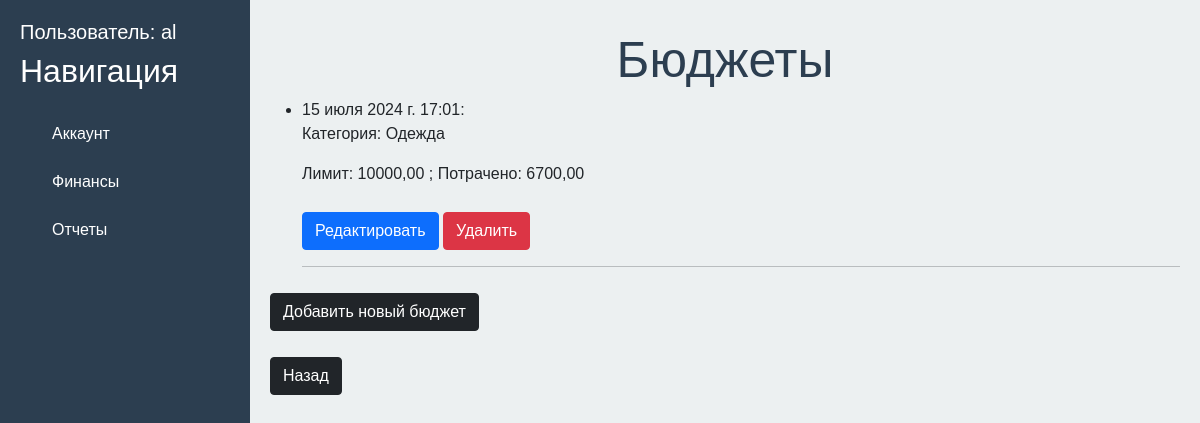
The page /myfinances/budget/ (signed in) on the database as committed earlier.
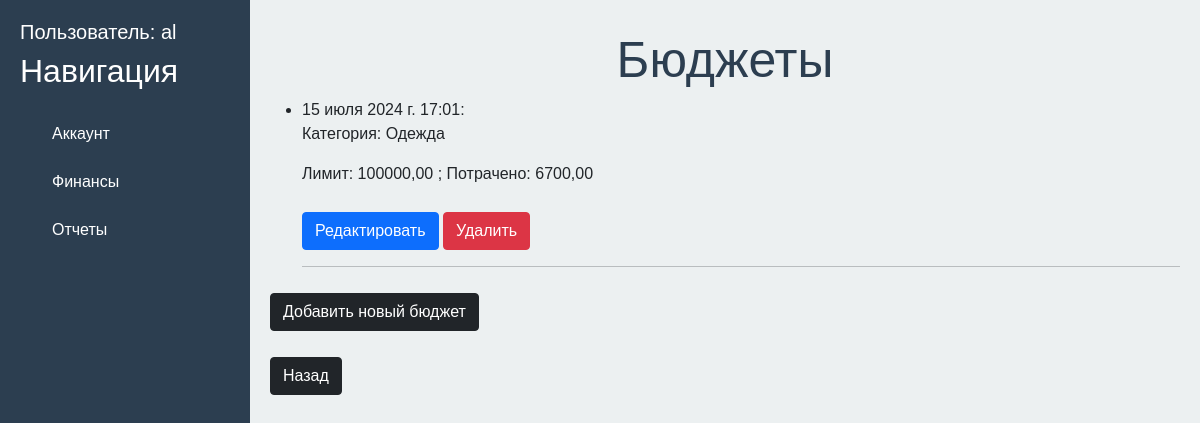
The same page on the database as committed later.
### finances/models.py (models this page shows, shortened)
class Budget(models.Model):
    user = models.ForeignKey(settings.AUTH_USER_MODEL, on_delete = models.CASCADE)
    category = models.CharField(max_length = 100)
    limit =  models.DecimalField(max_digits=10, decimal_places=2, default=0)
    spent =  models.DecimalField(max_digits=10, decimal_places=2, default=0)
    date = models.DateTimeField(default=timezone.now)

### finances/views.py (the view)
# urls.py: path('budget/', views.budget_list, name = 'budget_list'),                                       #Page with list of budgets
@login_required
def budget_list(request):
    budgets = Budget.objects.filter(user=request.user)
    return render(request, 'finances/budget_list.html', {'budgets':budgets})

### finances/templates/finances/budget_list.html (shortened to what this page needs)
{% extends 'users/base.html'%}
{% block content %}
<div class="features">
    <h1> Бюджеты </h1>
    <ul>
        {% if budgets %}
            {% for elem in budgets %}
                <li>{{elem.date}}:
                    <p>
                        Категория: {{elem.category}}
                    </p>
                    <p>
                        Лимит: {{elem.limit}} ; Потрачено: {{elem.spent}}
                    </p>
                </li>
                <a href="{% url 'budget_update' elem.id %}" class="btn btn-primary"> Редактировать </a>
                <a href="{% url 'budget_delete' elem.id %}" class="btn btn-danger"> Удалить </a>
                <hr>
            {% endfor %}
        {% else %}
            <p> Нет записей </p>
        {% endif %}
    </ul>
    <p>
        <a href="{% url 'budget_create' %}" class="btn btn-dark">Добавить новый бюджет </a>
    </p>
    <a href="{% url 'finance_home' %}" class="btn btn-dark"> Назад </a>
</div>
{% endblock %}

Rows that differ between the two databases and show on the page:
changed Budget "Одежда": limit "10000,00" → "100000,00"
